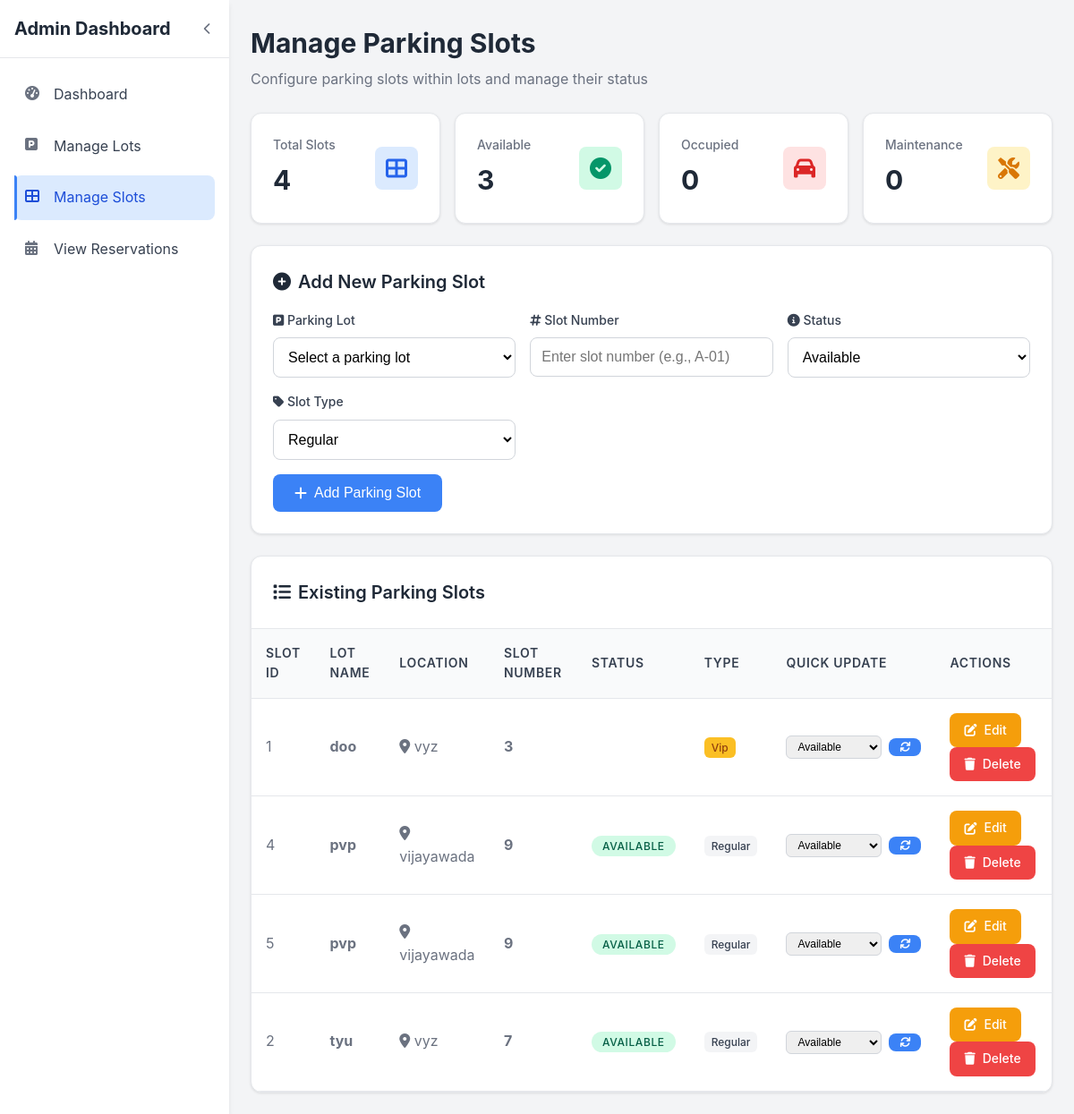
Screenshot of /admin/manage_slots.php with the database file from the repository.
### tables this page shows
CREATE TABLE `slots` (
  `id` int(11) NOT NULL,
  `lot_id` int(11) DEFAULT NULL,
  `slot_number` varchar(50) DEFAULT NULL,
  `status` enum('available','booked') DEFAULT 'available',
  `slot_type` varchar(50) DEFAULT 'Regular'
);

CREATE TABLE `parking_lots` (
  `id` int(11) NOT NULL,
  `lot_name` varchar(100) DEFAULT NULL,
  `location` varchar(255) DEFAULT NULL,
  `price_per_hour` decimal(10,2) DEFAULT 0.00
);

### admin/manage_slots.php (the view, shortened to what this page needs)
<?php
require '../config/db.php';
$edit_slot = null;
$slots = $conn->query("SELECT slots.*, parking_lots.lot_name, parking_lots.location
                      FROM slots
                      JOIN parking_lots ON slots.lot_id = parking_lots.id
                      ORDER BY parking_lots.lot_name, slots.slot_number");
$stats_query = $conn->query("SELECT
    COUNT(*) as total_slots,
    SUM(CASE WHEN status = 'available' THEN 1 ELSE 0 END) as available_slots,
    SUM(CASE WHEN status = 'occupied' THEN 1 ELSE 0 END) as occupied_slots,
    SUM(CASE WHEN status = 'maintenance' THEN 1 ELSE 0 END) as maintenance_slots
    FROM slots");
$stats = $stats_query->fetch_assoc();
?>
<!DOCTYPE html>
<html lang="en">
<head>
    <link href="https://cdnjs.cloudflare.com/ajax/libs/font-awesome/6.0.0/css/all.min.css" rel="stylesheet">
</head>
<body>
    <div class="dashboard-container">
        <aside class="sidebar" id="sidebar">
            <div class="sidebar-header">
                <h1 class="sidebar-title" id="sidebarTitle">Admin Dashboard</h1>
                <button class="sidebar-toggle" id="sidebarToggle">
                    <i class="fas fa-chevron-left" id="toggleIcon"></i>
                </button>
            </div>
            <nav class="sidebar-nav">
                <ul class="nav-list">
                    <li class="nav-item">
                        <a href="index.php" class="nav-link">
                            <i class="fas fa-tachometer-alt nav-icon"></i>
                            <span class="nav-text">Dashboard</span>
                        </a>
                    </li>
                    <li class="nav-item">
                        <a href="manage_lots.php" class="nav-link">
                            <i class="fas fa-parking nav-icon"></i>
                            <span class="nav-text">Manage Lots</span>
                        </a>
                    </li>
                    <li class="nav-item">
                        <a href="manage_slots.php" class="nav-link active">
                            <i class="fas fa-th-large nav-icon"></i>
                            <span class="nav-text">Manage Slots</span>
                        </a>
                    </li>
                    <li class="nav-item">
                        <a href="view_reservations.php" class="nav-link">
                            <i class="fas fa-calendar-alt nav-icon"></i>
                            <span class="nav-text">View Reservations</span>
                        </a>
                    </li>
                </ul>
            </nav>
        </aside>
        <main class="main-content">
            <div class="content-header">
                <h2 class="page-title">Manage Parking Slots</h2>
                <p class="page-subtitle">Configure parking slots within lots and manage their status</p>
            </div>
            <div class="stats-grid">
                <div class="stat-card">
                    <div class="stat-card-content">
                        <div class="stat-info">
                            <h3>Total Slots</h3>
                            <p><?php echo $stats['total_slots'] ?? 0; ?></p>
                        </div>
                        <div class="stat-icon total">
                            <i class="fas fa-th-large"></i>
                        </div>
                    </div>
                </div>
                <div class="stat-card">
                    <div class="stat-card-content">
                        <div class="stat-info">
                            <h3>Available</h3>
                            <p><?php echo $stats['available_slots'] ?? 0; ?></p>
                        </div>
                        <div class="stat-icon available">
                            <i class="fas fa-check-circle"></i>
                        </div>
                    </div>
                </div>
                <div class="stat-card">
                    <div class="stat-card-content">
                        <div class="stat-info">
                            <h3>Occupied</h3>
                            <p><?php echo $stats['occupied_slots'] ?? 0; ?></p>
                        </div>
                        <div class="stat-icon occupied">
                            <i class="fas fa-car"></i>
                        </div>
                    </div>
                </div>
                <div class="stat-card">
                    <div class="stat-card-content">
                        <div class="stat-info">
                            <h3>Maintenance</h3>
                            <p><?php echo $stats['maintenance_slots'] ?? 0; ?></p>
                        </div>
                        <div class="stat-icon maintenance">
                            <i class="fas fa-tools"></i>
                        </div>
                    </div>
                </div>
            </div>
            <?php if ($edit_slot): ?>
            <div class="form-container">
                <h3 class="form-title"><i class="fas fa-edit"></i> Edit Parking Slot</h3>
                <form method="post" id="editSlotForm">
                    <input type="hidden" name="edit_id" value="<?php echo $edit_slot['id']; ?>">
                    <div class="form-grid">
                        <div class="form-group">
                            <label class="form-label" for="lot">Parking Lot</label>
                            <select id="lot" name="lot" class="form-select" required>
                                <?php
                                $lots2 = $conn->query("SELECT * FROM parking_lots ORDER BY lot_name");
                                while ($l = $lots2->fetch_assoc()) {
                                    $selected = ($l['id'] == $edit_slot['lot_id']) ? 'selected' : '';
                                    echo "<option value='{$l['id']}' $selected>{$l['lot_name']} - {$l['location']}</option>";
                                }
                                ?>
                            </select>
                        </div>
                        <div class="form-group">
                            <label class="form-label" for="slot">Slot Number</label>
                            <input type="text" id="slot" name="slot" class="form-input" value="<?php echo htmlspecialchars($edit_slot['slot_number']); ?>" required>
                        </div>
                        <div class="form-group">
                            <label class="form-label" for="status">Status</label>
                            <select id="status" name="status" class="form-select">
                                <option value="available" <?php if ($edit_slot['status'] == 'available') echo 'selected'; ?>>Available</option>
                                <option value="occupied" <?php if ($edit_slot['status'] == 'occupied') echo 'selected'; ?>>Occupied</option>
                                <option value="maintenance" <?php if ($edit_slot['status'] == 'maintenance') echo 'selected'; ?>>Maintenance</option>
                                <option value="reserved" <?php if ($edit_slot['status'] == 'reserved') echo 'selected'; ?>>Reserved</option>
                            </select>
                        </div>
                        <div class="form-group">
                            <label class="form-label" for="type">Slot Type</label>
                            <select id="type" name="type" class="form-select">
                                <option value="regular" <?php if ($edit_slot['slot_type'] == 'regular') echo 'selected'; ?>>Regular</option>
                                <option value="vip" <?php if ($edit_slot['slot_type'] == 'vip') echo 'selected'; ?>>VIP</option>
                                <option value="disabled" <?php if ($edit_slot['slot_type'] == 'disabled') echo 'selected'; ?>>Disabled Access</option>
                                <option value="electric" <?php if ($edit_slot['slot_type'] == 'electric') echo 'selected'; ?>>Electric Vehicle</option>
                            </select>
                        </div>
                    </div>
                    <button type="submit" name="update" class="btn btn-primary">
                        <i class="fas fa-save"></i> Update Slot
                    </button>
                    <a href="manage_slots.php" class="btn btn-danger">Cancel</a>
                </form>
            </div>
            <?php else: ?>
            <div class="form-container">
                <h3 class="form-title">
                    <i class="fas fa-plus-circle"></i>
                    Add New Parking Slot
                </h3>
                <form method="post" id="slotForm">
                    <div class="form-grid">
                        <div class="form-group">
                            <label class="form-label" for="lot">
                                <i class="fas fa-parking"></i> Parking Lot
                            </label>
                            <select id="lot" name="lot" class="form-select" required>
                                <option value="">Select a parking lot</option>
                            </select>
                        </div>
                        <div class="form-group">
                            <label class="form-label" for="slot">
                                <i class="fas fa-hashtag"></i> Slot Number
                            </label>
                            <input
                                type="text"
                                id="slot"
                                name="slot"
                                class="form-input"
                                placeholder="Enter slot number (e.g., A-01)"
                                required
                            >
                        </div>
                        <div class="form-group">
                            <label class="form-label" for="status">
                                <i class="fas fa-info-circle"></i> Status
                            </label>
                            <select id="status" name="status" class="form-select">
                                <option value="available">Available</option>
                            </select>
                        </div>
                        <div class="form-group">
                            <label class="form-label" for="type">
                                <i class="fas fa-tag"></i> Slot Type
                            </label>
                            <select id="type" name="type" class="form-select">
                                <option value="regular">Regular</option>
                            </select>
                        </div>
                    </div>
                    <button type="submit" name="submit" class="btn btn-primary">
                        <i class="fas fa-plus"></i>
                        Add Parking Slot
                    </button>
                </form>
            </div>
            <?php endif; ?>
            <div class="table-container">
                <div class="table-header">
                    <h3 class="table-title">
                        <i class="fas fa-list"></i>
                        Existing Parking Slots
                    </h3>
                </div>
                <?php if ($slots && $slots->num_rows > 0): ?>
                    <table class="table">
                        <thead>
                            <tr>
                                <th>Slot ID</th>
                                <th>Lot Name</th>
                                <th>Location</th>
                                <th>Slot Number</th>
                                <th>Status</th>
                                <th>Type</th>
                                <th>Quick Update</th>
                                <th>Actions</th>
                            </tr>
                        </thead>
                        <tbody>
                            <?php while ($s = $slots->fetch_assoc()): ?>
                                <tr>
                                    <td><?php echo htmlspecialchars($s['id']); ?></td>
                                    <td>
                                        <strong><?php echo htmlspecialchars($s['lot_name']); ?></strong>
                                    </td>
                                    <td>
                                        <i class="fas fa-map-marker-alt"></i>
                                        <?php echo htmlspecialchars($s['location']); ?>
                                    </td>
                                    <td>
                                        <strong><?php echo htmlspecialchars($s['slot_number']); ?></strong>
                                    </td>
                                    <td>
                                        <span class="status-badge status-<?php echo $s['status']; ?>">
                                            <?php echo ucfirst($s['status']); ?>
                                        </span>
                                    </td>
                                    <td>
                                        <span class="type-badge <?php echo ($s['slot_type'] == 'vip' || $s['slot_type'] == 'disabled') ? 'type-' . $s['slot_type'] : ''; ?>">
                                            <?php echo ucfirst(str_replace('_', ' ', $s['slot_type'])); ?>
                                        </span>
                                    </td>
                                    <td>
                                        <form method="post" class="status-update-form">
                                            <select name="new_status" class="status-select" onchange="this.form.submit()">
                                                <option value="available" <?php echo ($s['status'] == 'available') ? 'selected' : ''; ?>>Available</option>
                                            </select>
                                            <button type="submit" name="update_status" class="btn btn-sm btn-primary">
                                                <i class="fas fa-sync"></i>
                                            </button>
                                        </form>
                                    </td>
                                    <td>
                                        <a href="manage_slots.php?edit=<?php echo $s['id']; ?>" class="btn btn-warning">
                                            <i class="fas fa-edit"></i> Edit
                                        </a>
                                        <a href="?delete=<?php echo $s['id']; ?>"
                                           class="btn btn-danger"
                                           onclick="return confirm('Are you sure you want to delete this parking slot?')">
                                            <i class="fas fa-trash"></i> Delete
                                        </a>
                                    </td>
                                </tr>
                            <?php endwhile; ?>
                        </tbody>
                    </table>
                <?php endif; ?>
            </div>
        </main>
    </div>
</body>
</html>

### rows the page displays
slots: id "1", lot.lot_name "doo", lot.location "vyz", slot_number "3", slot_type "Vip"
slots: id "4", lot.lot_name "pvp", lot.location "vijayawada", slot_number "9", status "AVAILABLE", slot_type "Regular", new_status "Available"
slots: id "5", lot.lot_name "pvp", lot.location "vijayawada", slot_number "9", status "AVAILABLE", slot_type "Regular", new_status "Available"
slots: id "2", lot.lot_name "tyu", lot.location "vyz", slot_number "7", status "AVAILABLE", slot_type "Regular", new_status "Available"

### other values shown
$stats['total_slots'] "4"
$stats['available_slots'] "3"
$stats['occupied_slots'] "0"
$stats['maintenance_slots'] "0"
